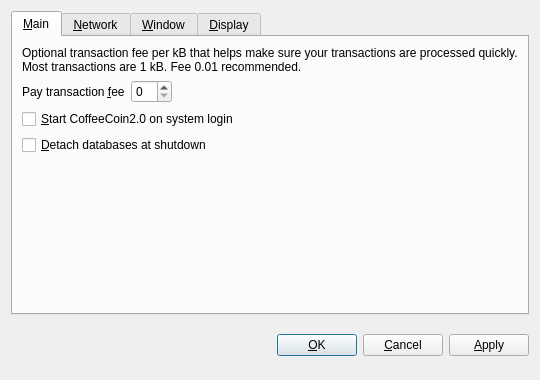
<?xml version="1.0" encoding="UTF-8"?>
<ui version="4.0">
 <class>OptionsDialog</class>
 <widget class="QDialog" name="OptionsDialog">
  <property name="geometry">
   <rect>
    <x>0</x>
    <y>0</y>
    <width>540</width>
    <height>380</height>
   </rect>
  </property>
  <property name="windowTitle">
   <string>Options</string>
  </property>
  <property name="modal">
   <bool>true</bool>
  </property>
  <layout class="QVBoxLayout" name="verticalLayout">
   <item>
    <widget class="QTabWidget" name="tabWidget">
     <property name="tabPosition">
      <enum>QTabWidget::North</enum>
     </property>
     <property name="currentIndex">
      <number>0</number>
     </property>
     <widget class="QWidget" name="tabMain">
      <attribute name="title">
       <string>&amp;Main</string>
      </attribute>
      <layout class="QVBoxLayout" name="verticalLayout_Main">
       <item>
        <widget class="QLabel" name="transactionFeeInfoLabel">
         <property name="text">
          <string>Optional transaction fee per kB that helps make sure your transactions are processed quickly. Most transactions are 1 kB. Fee 0.01 recommended.</string>
         </property>
         <property name="textFormat">
          <enum>Qt::PlainText</enum>
         </property>
         <property name="wordWrap">
          <bool>true</bool>
         </property>
        </widget>
       </item>
       <item>
        <layout class="QHBoxLayout" name="horizontalLayout_Main">
         <item>
          <widget class="QLabel" name="transactionFeeLabel">
           <property name="text">
            <string>Pay transaction &amp;fee</string>
           </property>
           <property name="textFormat">
            <enum>Qt::PlainText</enum>
           </property>
           <property name="buddy">
            <cstring>transactionFee</cstring>
           </property>
          </widget>
         </item>
         <item>
          <widget class="BitcoinAmountField" name="transactionFee"/>
         </item>
         <item>
          <spacer name="horizontalSpacer_Main">
           <property name="orientation">
            <enum>Qt::Horizontal</enum>
           </property>
           <property name="sizeHint" stdset="0">
            <size>
             <width>40</width>
             <height>20</height>
            </size>
           </property>
          </spacer>
         </item>
        </layout>
       </item>
       <item>
        <widget class="QCheckBox" name="bitcoinAtStartup">
         <property name="toolTip">
          <string>Automatically start CoffeeCoin2.0 after logging in to the system.</string>
         </property>
         <property name="text">
          <string>&amp;Start CoffeeCoin2.0 on system login</string>
         </property>
        </widget>
       </item>
       <item>
        <widget class="QCheckBox" name="detachDatabases">
         <property name="toolTip">
          <string>Detach block and address databases at shutdown. This means they can be moved to another data directory, but it slows down shutdown. The wallet is always detached.</string>
         </property>
         <property name="text">
          <string>&amp;Detach databases at shutdown</string>
         </property>
        </widget>
       </item>
       <item>
        <spacer name="verticalSpacer_Main">
         <property name="orientation">
          <enum>Qt::Vertical</enum>
         </property>
         <property name="sizeHint" stdset="0">
          <size>
           <width>20</width>
           <height>40</height>
          </size>
         </property>
        </spacer>
       </item>
      </layout>
     </widget>
     <widget class="QWidget" name="tabNetwork">
      <attribute name="title">
       <string>&amp;Network</string>
      </attribute>
      <layout class="QVBoxLayout" name="verticalLayout_Network">
       <item>
        <widget class="QCheckBox" name="mapPortUpnp">
         <property name="toolTip">
          <string>Automatically open the CoffeeCoin2.0 client port on the router. This only works when your router supports UPnP and it is enabled.</string>
         </property>
         <property name="text">
          <string>Map port using &amp;UPnP</string>
         </property>
        </widget>
       </item>
       <item>
        <widget class="QCheckBox" name="connectSocks">
         <property name="toolTip">
          <string>Connect to the CoffeeCoin2.0 network through a SOCKS proxy (e.g. when connecting through Tor).</string>
         </property>
         <property name="text">
          <string>&amp;Connect through SOCKS proxy:</string>
         </property>
        </widget>
       </item>
       <item>
        <layout class="QHBoxLayout" name="horizontalLayout_Network">
         <item>
          <widget class="QLabel" name="proxyIpLabel">
           <property name="text">
            <string>Proxy &amp;IP:</string>
           </property>
           <property name="textFormat">
            <enum>Qt::PlainText</enum>
           </property>
           <property name="buddy">
            <cstring>proxyIp</cstring>
           </property>
          </widget>
         </item>
         <item>
          <widget class="QValidatedLineEdit" name="proxyIp">
           <property name="maximumSize">
            <size>
             <width>140</width>
             <height>16777215</height>
            </size>
           </property>
           <property name="toolTip">
            <string>IP address of the proxy (e.g. 127.0.0.1)</string>
           </property>
          </widget>
         </item>
         <item>
          <widget class="QLabel" name="proxyPortLabel">
           <property name="text">
            <string>&amp;Port:</string>
           </property>
           <property name="textFormat">
            <enum>Qt::PlainText</enum>
           </property>
           <property name="buddy">
            <cstring>proxyPort</cstring>
           </property>
          </widget>
         </item>
         <item>
          <widget class="QLineEdit" name="proxyPort">
           <property name="maximumSize">
            <size>
             <width>55</width>
             <height>16777215</height>
            </size>
           </property>
           <property name="toolTip">
            <string>Port of the proxy (e.g. 9050)</string>
           </property>
          </widget>
         </item>
         <item>
          <widget class="QLabel" name="socksVersionLabel">
           <property name="text">
            <string>SOCKS &amp;Version:</string>
           </property>
           <property name="textFormat">
            <enum>Qt::PlainText</enum>
           </property>
           <property name="buddy">
            <cstring>socksVersion</cstring>
           </property>
          </widget>
         </item>
         <item>
          <widget class="QValueComboBox" name="socksVersion">
           <property name="toolTip">
            <string>SOCKS version of the proxy (e.g. 5)</string>
           </property>
          </widget>
         </item>
         <item>
          <spacer name="horizontalSpacer_Network">
           <property name="orientation">
            <enum>Qt::Horizontal</enum>
           </property>
           <property name="sizeHint" stdset="0">
            <size>
             <width>40</width>
             <height>20</height>
            </size>
           </property>
          </spacer>
         </item>
        </layout>
       </item>
       <item>
        <spacer name="verticalSpacer_Network">
         <property name="orientation">
          <enum>Qt::Vertical</enum>
         </property>
         <property name="sizeHint" stdset="0">
          <size>
           <width>20</width>
           <height>40</height>
          </size>
         </property>
        </spacer>
       </item>
      </layout>
     </widget>
     <widget class="QWidget" name="tabWindow">
      <attribute name="title">
       <string>&amp;Window</string>
      </attribute>
      <layout class="QVBoxLayout" name="verticalLayout_Window">
       <item>
        <widget class="QCheckBox" name="minimizeToTray">
         <property name="toolTip">
          <string>Show only a tray icon after minimizing the window.</string>
         </property>
         <property name="text">
          <string>&amp;Minimize to the tray instead of the taskbar</string>
         </property>
        </widget>
       </item>
       <item>
        <widget class="QCheckBox" name="minimizeOnClose">
         <property name="toolTip">
          <string>Minimize instead of exit the application when the window is closed. When this option is enabled, the application will be closed only after selecting Quit in the menu.</string>
         </property>
         <property name="text">
          <string>M&amp;inimize on close</string>
         </property>
        </widget>
       </item>
       <item>
        <spacer name="verticalSpacer_Window">
         <property name="orientation">
          <enum>Qt::Vertical</enum>
         </property>
         <property name="sizeHint" stdset="0">
          <size>
           <width>20</width>
           <height>40</height>
          </size>
         </property>
        </spacer>
       </item>
      </layout>
     </widget>
     <widget class="QWidget" name="tabDisplay">
      <attribute name="title">
       <string>&amp;Display</string>
      </attribute>
      <layout class="QVBoxLayout" name="verticalLayout_Display">
       <item>
        <layout class="QHBoxLayout" name="horizontalLayout_1_Display">
         <item>
          <widget class="QLabel" name="langLabel">
           <property name="text">
            <string>User Interface &amp;language:</string>
           </property>
           <property name="textFormat">
            <enum>Qt::PlainText</enum>
           </property>
           <property name="buddy">
            <cstring>lang</cstring>
           </property>
          </widget>
         </item>
         <item>
          <widget class="QValueComboBox" name="lang">
           <property name="toolTip">
            <string>The user interface language can be set here. This setting will take effect after restarting CoffeeCoin2.0.</string>
           </property>
          </widget>
         </item>
        </layout>
       </item>
       <item>
        <layout class="QHBoxLayout" name="horizontalLayout_2_Display">
         <item>
          <widget class="QLabel" name="unitLabel">
           <property name="text">
            <string>&amp;Unit to show amounts in:</string>
           </property>
           <property name="textFormat">
            <enum>Qt::PlainText</enum>
           </property>
           <property name="buddy">
            <cstring>unit</cstring>
           </property>
          </widget>
         </item>
         <item>
          <widget class="QValueComboBox" name="unit">
           <property name="toolTip">
            <string>Choose the default subdivision unit to show in the interface and when sending coins.</string>
           </property>
          </widget>
         </item>
        </layout>
       </item>
       <item>
        <widget class="QCheckBox" name="displayAddresses">
         <property name="toolTip">
          <string>Whether to show CoffeeCoin2.0 addresses in the transaction list or not.</string>
         </property>
         <property name="text">
          <string>&amp;Display addresses in transaction list</string>
         </property>
        </widget>
       </item>
       <item>
        <widget class="QCheckBox" name="coinControlFeatures">
         <property name="toolTip">
          <string>Whether to show coin control features or not.</string>
         </property>
         <property name="text">
          <string>Display coin &amp;control features (experts only!)</string>
         </property>
        </widget>
       </item>
       <item>
        <spacer name="verticalSpacer_Display">
         <property name="orientation">
          <enum>Qt::Vertical</enum>
         </property>
         <property name="sizeHint" stdset="0">
          <size>
           <width>20</width>
           <height>40</height>
          </size>
         </property>
        </spacer>
       </item>
      </layout>
     </widget>
    </widget>
   </item>
   <item>
    <layout class="QHBoxLayout" name="horizontalLayout_Buttons">
     <item>
      <spacer name="horizontalSpacer_1">
       <property name="orientation">
        <enum>Qt::Horizontal</enum>
       </property>
       <property name="sizeHint" stdset="0">
        <size>
         <width>40</width>
         <height>48</height>
        </size>
       </property>
      </spacer>
     </item>
     <item>
      <widget class="QLabel" name="statusLabel">
       <property name="font">
        <font>
         <weight>75</weight>
         <bold>true</bold>
        </font>
       </property>
       <property name="text">
        <string/>
       </property>
       <property name="textFormat">
        <enum>Qt::PlainText</enum>
       </property>
       <property name="wordWrap">
        <bool>true</bool>
       </property>
      </widget>
     </item>
     <item>
      <spacer name="horizontalSpacer_2">
       <property name="orientation">
        <enum>Qt::Horizontal</enum>
       </property>
       <property name="sizeHint" stdset="0">
        <size>
         <width>40</width>
         <height>48</height>
        </size>
       </property>
      </spacer>
     </item>
     <item>
      <widget class="QPushButton" name="okButton">
       <property name="text">
        <string>&amp;OK</string>
       </property>
      </widget>
     </item>
     <item>
      <widget class="QPushButton" name="cancelButton">
       <property name="text">
        <string>&amp;Cancel</string>
       </property>
       <property name="autoDefault">
        <bool>false</bool>
       </property>
      </widget>
     </item>
     <item>
      <widget class="QPushButton" name="applyButton">
       <property name="text">
        <string>&amp;Apply</string>
       </property>
       <property name="autoDefault">
        <bool>false</bool>
       </property>
      </widget>
     </item>
    </layout>
   </item>
  </layout>
 </widget>
 <customwidgets>
  <customwidget>
   <class>BitcoinAmountField</class>
   <extends>QSpinBox</extends>
   <header>bitcoinamountfield.h</header>
  </customwidget>
  <customwidget>
   <class>QValueComboBox</class>
   <extends>QComboBox</extends>
   <header>qvaluecombobox.h</header>
  </customwidget>
  <customwidget>
   <class>QValidatedLineEdit</class>
   <extends>QLineEdit</extends>
   <header>qvalidatedlineedit.h</header>
  </customwidget>
 </customwidgets>
 <resources/>
 <connections/>
</ui>
